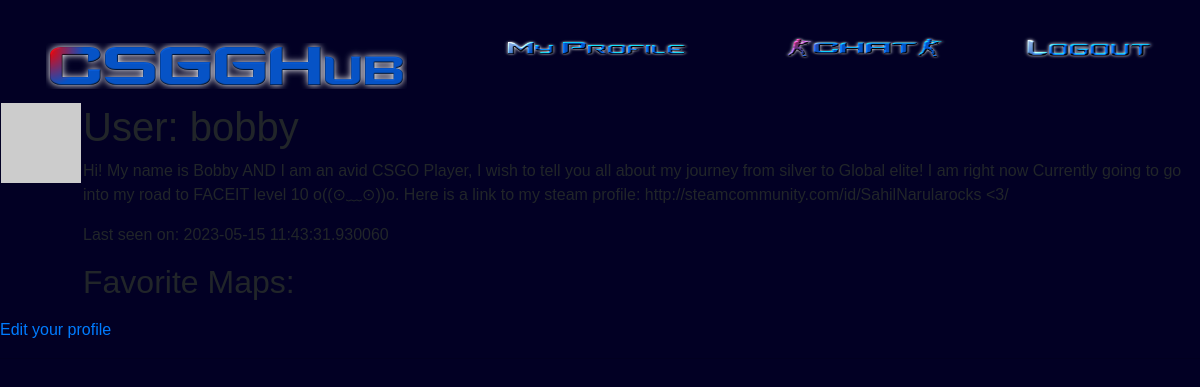
The app's page /profile (signed in), older data.
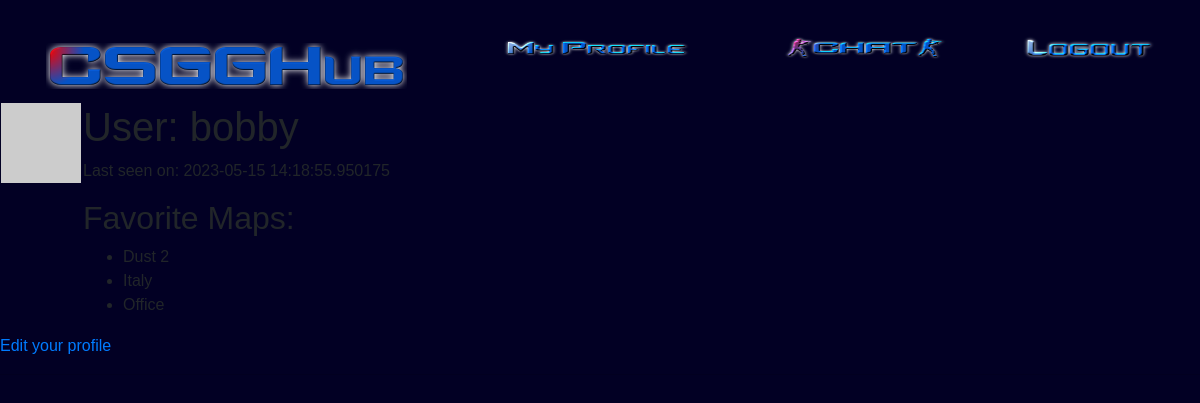
The same page, newer data.
### app/models.py (models this page shows, shortened)
class User(UserMixin, db.Model):
    id = db.Column(db.Integer, primary_key=True)
    username = db.Column(db.String(64), index=True, unique=True)
    email = db.Column(db.String(120), index=True, unique=True)
    password_hash = db.Column(db.String(128))
    rank_id = db.Column(db.Integer, db.ForeignKey('rank.id'))
    private = db.Column(db.Boolean, default=False)
    chat = db.relationship('Chat', backref='author', lazy='dynamic')
    created_rooms = db.relationship('ChatRoom', backref='creator', lazy='dynamic')
    fav_weapons = db.relationship('FavWeapon', backref='user', lazy='dynamic')
    fav_maps = db.relationship('FavMap', backref='user', lazy='dynamic')
    about_me = db.Column(db.String(300))
    last_seen = db.Column(db.DateTime, default=datetime.utcnow)
    def avatar(self, size):
        digest = md5(self.email.lower().encode('utf-8')).hexdigest()
        return 'https://www.gravatar.com/avatar/{}?d=identicon&s={}'.format(
            digest, size)

class FavMap(db.Model):
    id = db.Column(db.Integer, primary_key=True)
    user_id = db.Column(db.Integer, db.ForeignKey('user.id'))
    map_id = db.Column(db.Integer, db.ForeignKey('map.id'))

class Map(db.Model):
    id = db.Column(db.Integer, primary_key=True)
    map_name = db.Column(db.String(64), unique=True)
    users = db.relationship('FavMap', backref='map', lazy='dynamic')

### app/routes.py (the view)
@app.route('/profile')
@login_required
def profile():
    user = {'username': 'Miguel'}
    posts = [
    {
    'author': {'username': 'John'},
    'body': 'Beautiful day in Portland!'
    },
    {
    'author': {'username': 'Susan'},
    'body': 'The Avengers movie was so cool!'
    }
    ]
    return render_template("profile.html", title='My Profile', posts=posts)

### app/models.py (called while the page is built)
@login.user_loader
def load_user(id):
    return User.query.get(int(id))

### app/routes.py (called while the page is built)
@app.before_request
def before_request():
    if current_user.is_authenticated:
        current_user.last_seen = datetime.utcnow()
        db.session.commit()

### app/templates/profile.html
{% extends "base.html" %}
{% block content %}
    <table>
        <tr valign="top">
            <td><img src="{{ current_user.avatar(128) }}"></td>
            <td>
                <h1>User: {{ current_user.username }}</h1>
                {% if current_user.about_me %}
                    <p>{{ current_user.about_me }}</p>
                {% endif %}
                {% if current_user.last_seen %}
                    <p>Last seen on: {{ current_user.last_seen }}</p>
                {% endif %}
                {% if current_user.fav_maps %}
                    <h2>Favorite Maps:</h2>
                    <ul>
                        {% for fav_map in current_user.fav_maps %}
                            <li>{{ fav_map.map.map_name }}</li>
                        {% endfor %}
                    </ul>
                {% endif %}
            </td>
        </tr>
    </table>
    {% if current_user == current_user %}
        <p><a href="{{ url_for('edit_profile') }}">Edit your profile</a></p>
    {% endif %}
    <hr>
{% endblock %}

### app/templates/base.html (shortened to what this page needs)
<!DOCTYPE html>
<html lang="en">
<head>
    <link rel="stylesheet" href="https://cdn.jsdelivr.net/npm/bootstrap@4.3.1/dist/css/bootstrap.min.css">
    <link rel="stylesheet" href="../static/style.css">
</head>
<body>
    <div>
        <header>
            <nav class="navbar navbar-expand-sm  navigation ">
                {% if current_user.is_anonymous %}
                <a class="navbar-brand" href="{{ url_for('homePage') }}"><img class="logo" src="../static/LogoNav.png" alt="CSSGLogo"></a>
                {% else %}
                <a class="navbar-brand" href="{{ url_for('homePage') }}"><img class="logo" src="../static/Logo2Nav.png" alt="CSSGLogo"></a>
                {% endif %}
                <div class="collapse navbar-collapse pos" >
                    <ul class="navbar-nav">
                        {% if current_user.is_anonymous %}
                        <!-- <li >
                            <a class="col-6"  href="{{ url_for('homePage') }}"><img  src="../static/WelcomeNav.png" alt="Welcome"></span></a>
                        </li> -->
                        <li >
                            <a class="col-6 "  href="{{ url_for('login') }}"><img class="navicons" src="../static/LoginNav.png" alt="Login"></a>
                        </li>
                        <li>
                            <a class="col-6" href="{{ url_for('register') }}"><img class="navicons" src="../static/RegisterNav.png" alt="Register"></a>
                        </li>
                        {% else %}
                        <li>
                            <a class="col-6" href="{{ url_for('profile') }}"><img class="navicons" src="../static/ProfileNav.png" alt="My Profile"></span></a>
                        </li>
                        <li>
                            <a class="col-6" href="{{ url_for('chat') }}"><img class="navicons" src="../static/ChatNav.png" alt="Chat"></a>
                        </li>
                        <li>
                            <a class="col-6" href="{{ url_for('logout') }}"><img class="navicons" src="../static/LogoutNav.png" alt="Logout"></a>
                        </li>
                        {% endif %}
                    </ul>
                </div>
                </nav>
        </header>
    </div>
    {% block content%}
    {% endblock %}
</body>
</html>

### app/static/style.css (style rules this page uses)
.navigation { margin-top: 30px; margin-left: 30px; }
* { font-family: Arial, Helvetica, sans-serif; }
body { background-color: rgb(2, 0, 36); background-color: linear-gradient(90deg, rgba(2, 0, 36, 1) 0%, rgba(9, 9, 121, 1) 35%, rgba(0, 212, 255, 1) 100%); }
.logo { width: 50%; }
.navicons { width: 70%; height: 60%; }
.pos { position: absolute; top: 5px; right: 0; }

Row changes from the older to the newer data that the page shows:
changed User "bobby": last_seen "2023-05-15 11:43:31.930060" → "2023-05-15 14:18:55.950175"; about_me "Hi! My name is Bobby AND I am an avid CSGO Player, I wish to tell you all about my journey from silver to Global elite! I am right now Currently going to go into my road to FACEIT level 10 o((⊙﹏⊙))o. Here is a link to my steam profile: http://steamcommunity.com/id/SahilNarularocks <3/" → (not shown)
added FavMap: map.map_name "Dust 2"
added FavMap: map.map_name "Italy"
added FavMap: map.map_name "Office"
